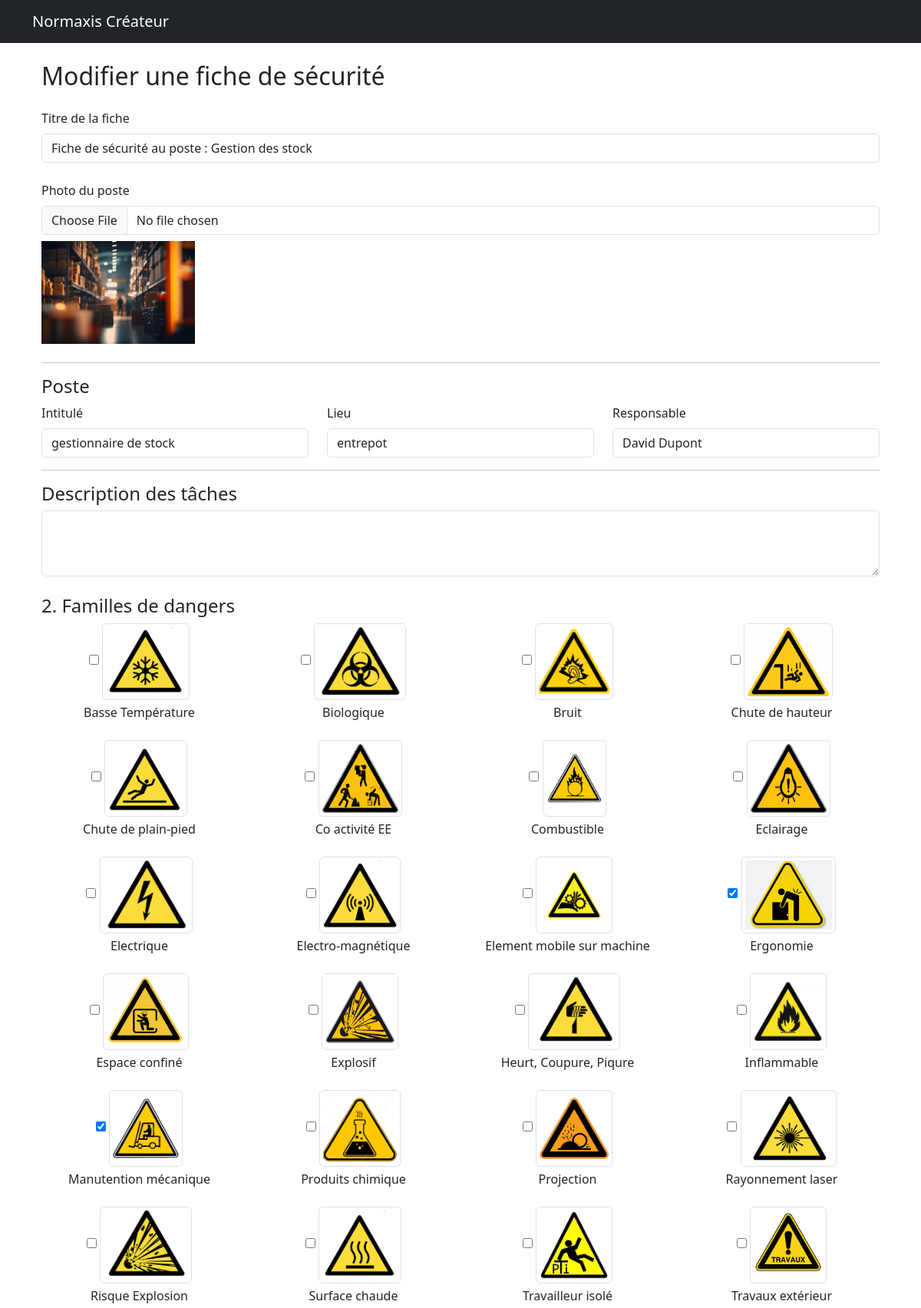
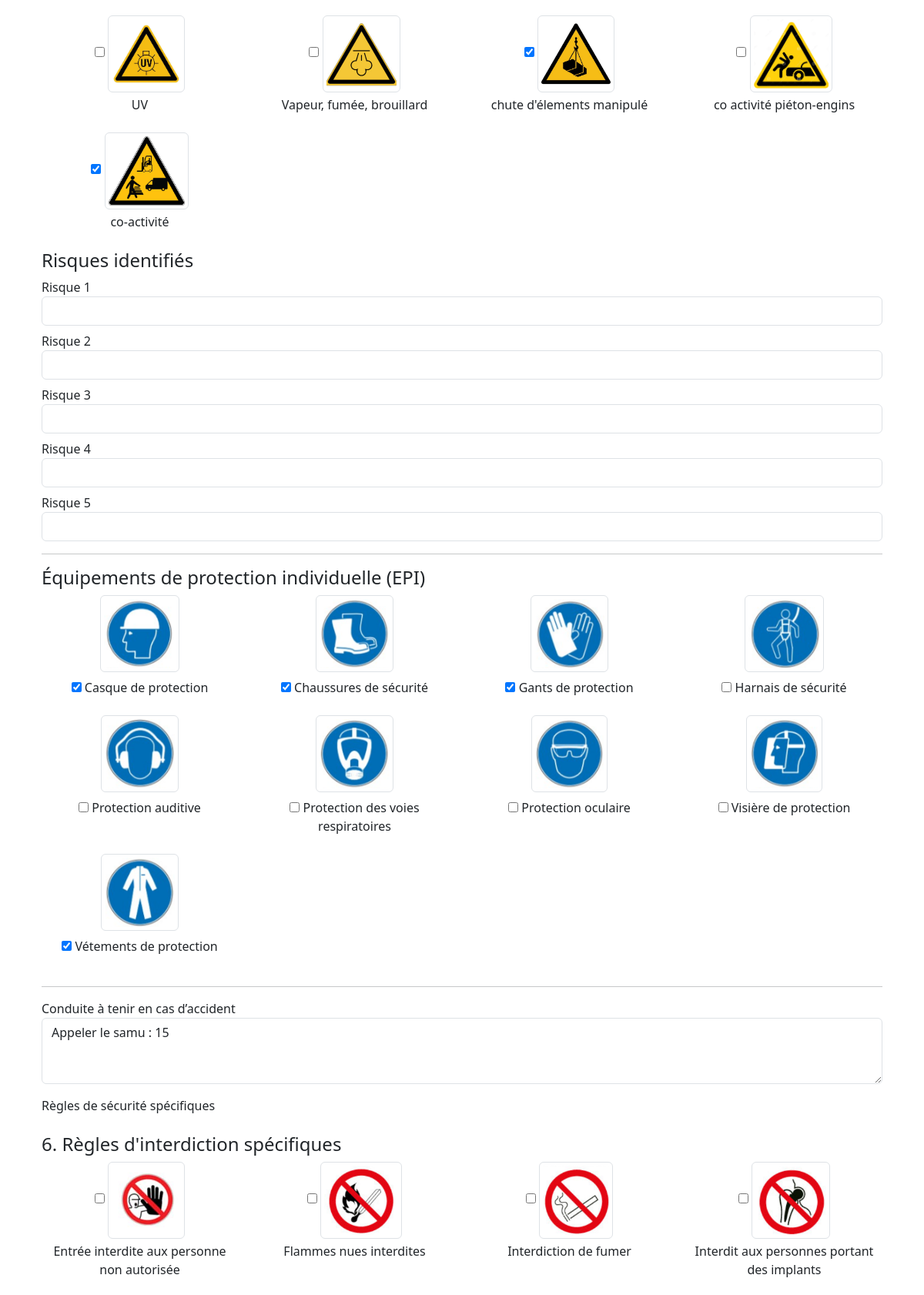
The app's page /fsp/1/modifier (signed in, upper part) with its own data (2 pictures, top to bottom).
### models.py (models this page shows)
class FicheSecurite(db.Model):
    id = db.Column(db.Integer, primary_key=True)
    titre = db.Column(db.String(260), nullable=False)
    contenu = db.Column(db.Text)
    user_id = db.Column(db.Integer, db.ForeignKey('user.id'))
    date_creation = db.Column(db.DateTime, default=datetime.utcnow)
    date_mise_a_jour = db.Column(db.DateTime, default=datetime.utcnow, onupdate=datetime.utcnow)
    photo_poste = db.Column(db.String(255))
    user = db.relationship('User', backref='fiches_securite')
    fds_associees = db.relationship('FicheDonneesSecurite',
        secondary=association_fsp_fds,
        backref='fiches_securite_poste')

### app.py (the view, shortened to what this page needs)
@app.route('/fsp/<int:fiche_id>/modifier', methods=['GET', 'POST'])
@login_required
def modifier_fiche_securite(fiche_id):
    fiche = FicheSecurite.query.get_or_404(fiche_id)
    if fiche.user_id != current_user.id:
        flash("Accès refusé.", "danger")
        return redirect(url_for('fiche_securite_liste'))
    import os
    from bs4 import BeautifulSoup
    from urllib.parse import unquote
    img_epi_path = os.path.join(app.static_folder, 'img_EPI')
    epis_disponibles = sorted([f for f in os.listdir(img_epi_path) if f.endswith('.png')])
    img_danger_path = os.path.join(app.static_folder, 'img_dangers')
    dangers_disponibles = sorted([f for f in os.listdir(img_danger_path) if f.lower().endswith(('.png', '.jpg', '.jpeg', '.webp'))])
    img_interdiction_path = os.path.join(app.static_folder, 'img_interdictions')
    interdictions_disponibles = sorted([f for f in os.listdir(img_interdiction_path) if f.lower().endswith(('.png', '.jpg', '.jpeg', '.webp'))])
    fds_disponibles = FicheDonneesSecurite.query.filter_by(user_id=current_user.id).order_by(FicheDonneesSecurite.nom_produit).all()
    soup = BeautifulSoup(fiche.contenu, 'html.parser')
    def extract_text(soup, label):
        for p in soup.find_all('p'):
            if label in p.get_text():
                return p.get_text().replace(label, '').strip()
        return ''
    fiche.poste_nom = extract_text(soup, 'Intitulé :')
    fiche.poste_lieu = extract_text(soup, 'Lieu :')
    fiche.poste_responsable = extract_text(soup, 'Responsable :')
    taches_section = soup.find('div', class_='section-title', string='2. Description des tâches')
    fiche.taches = ''
    if taches_section:
        ul = taches_section.find_next_sibling('ul')
        if ul:
            fiche.taches = ', '.join(li.get_text(strip=True) for li in ul.find_all('li'))
    fiche.risques = [div.get_text().replace('Description :', '').strip()
                     for div in soup.find_all('div', class_='alert alert-warning')]
    fiche.epis = []
    fiche.dangers = []
    fiche.interdictions = []
    for img in soup.find_all('img', src=True):
        src = unquote(img['src'])
        if '/static/img_EPI/' in src:
            fiche.epis.append(src.split('/img_EPI/')[-1])
        if '/static/img_dangers/' in src:
            fiche.dangers.append(src.split('/img_dangers/')[-1])
        if '/static/img_interdictions/' in src:
            fiche.interdictions.append(src.split('/img_interdictions/')[-1])
    acc_section = soup.find('div', class_='section-title', string='5. Conduite à tenir en cas d’accident')
    fiche.accident = acc_section.find_next_sibling('p').get_text() if acc_section else ''
    reg_section = soup.find('div', class_='section-title', string='6. Règles de sécurité spécifiques')
    fiche.regles = reg_section.find_next_sibling('p').get_text() if reg_section else ''
    info_section = soup.find('div', class_='section-title', string='7. Informations réglementaires')
    fiche.infos_reglementaires = info_section.find_next_sibling('p').get_text() if info_section else ''
    return render_template("fiche_securite_form.html",
        fiche=fiche,
        epis_disponibles=epis_disponibles,
        dangers_disponibles=dangers_disponibles,
        interdictions_disponibles=interdictions_disponibles,
        fds_disponibles=fds_disponibles
    )

### app.py (called while the page is built)
@login_manager.user_loader
def load_user(user_id):
    return User.query.get(int(user_id))

### templates/fiche_securite_form.html (shortened to what this page needs)
{% extends "base.html" %}
{% block content %}
<div class="container mt-4">
  <h2 class="mb-4">{{ "Modifier" if fiche else "Créer" }} une fiche de sécurité</h2>
  <form method="POST" enctype="multipart/form-data">
    <div class="mb-4">
      <label for="titre" class="form-label">Titre de la fiche</label>
      <input type="text" name="titre" class="form-control" id="titre" required value="{{ fiche.titre if fiche else '' }}">
    </div>
    <div class="mb-4">
      <label class="form-label">Photo du poste</label>
      <input type="file" name="photo_poste" class="form-control">
      {% if fiche and fiche.photo_poste %}
        <img src="{{ url_for('static', filename='uploads/' ~ fiche.photo_poste) }}" class="mt-2" style="max-width: 200px;">
      {% endif %}
    </div>
    <hr>
    <h4>Poste</h4>
    <div class="row mb-3">
      <div class="col">
        <label class="form-label">Intitulé</label>
        <input type="text" name="poste_nom" class="form-control" required value="{{ fiche.poste_nom if fiche else '' }}">
      </div>
      <div class="col">
        <label class="form-label">Lieu</label>
        <input type="text" name="poste_lieu" class="form-control" required value="{{ fiche.poste_lieu if fiche else '' }}">
      </div>
      <div class="col">
        <label class="form-label">Responsable</label>
        <input type="text" name="poste_responsable" class="form-control" value="{{ fiche.poste_responsable if fiche else '' }}">
      </div>
    </div>
    <hr>
    <h4>Description des tâches</h4>
    <textarea name="taches" class="form-control mb-3" rows="3">{{ fiche.taches if fiche else '' }}</textarea>
    <h4 class="mt-4">2. Familles de dangers</h4>
<div class="row">
    {% for danger in dangers_disponibles %}
    <div class="col-md-3 text-center mb-4">
        <label>
            <input type="checkbox" name="dangers" value="{{ danger }}"
                   {% if fiche and fiche.dangers and danger in fiche.dangers %}checked{% endif %}>
            <img src="{{ url_for('static', filename='img_dangers/' + danger) }}"
                 alt="{{ danger }}"
                 class="img-thumbnail"
                 style="max-height: 100px;">
            <div class="mt-1">{{ danger.rsplit('.', 1)[0].replace('_', ' ') }}</div>
        </label>
    </div>
    {% endfor %}
</div>
    <h4>Risques identifiés</h4>
    {% for i in range(5) %}
      <div class="mb-2">
        <label>Risque {{ i + 1 }}</label>
        <input type="text" name="risque_desc_{{ i }}" class="form-control"
               value="{{ fiche.risques[i] if fiche and fiche.risques and fiche.risques|length > i else '' }}">
      </div>
    {% endfor %}
    <hr>
    <h4>Équipements de protection individuelle (EPI)</h4>
    <div class="row">
      {% set selected_epis = fiche.epis if fiche and fiche.epis else [] %}
      {% for filename in epis_disponibles %}
        <div class="col-md-3 text-center mb-4">
          <label>
            <img src="{{ url_for('static', filename='img_EPI/' ~ filename) }}"
                 alt="{{ filename }}"
                 class="img-thumbnail mb-2"
                 style="max-height: 100px;">
            <br>
            <input type="checkbox"
                   name="epis"
                   value="{{ filename }}"
                   {% if filename in selected_epis %}checked{% endif %}>
            {{ filename.replace('.png', '') }}
          </label>
        </div>
      {% endfor %}
    </div>
    <hr>
    <div class="mb-3">
      <label>Conduite à tenir en cas d’accident</label>
      <textarea name="accident" class="form-control" rows="3">{{ fiche.accident if fiche else '' }}</textarea>
    </div>
    <div class="mb-3">
      <label>Règles de sécurité spécifiques</label>
	<h4 class="mt-4">6. Règles d'interdiction spécifiques</h4>
<div class="row">
    {% for interdiction in interdictions_disponibles %}
    <div class="col-md-3 text-center mb-4">
        <label>
            <input type="checkbox" name="interdictions" value="{{ interdiction }}"
                   {% if fiche and fiche.interdictions and interdiction in fiche.interdictions %}checked{% endif %}>
            <img src="{{ url_for('static', filename='img_interdictions/' + interdiction) }}"
                 alt="{{ interdiction }}"
                 class="img-thumbnail"
                 style="max-height: 100px;">
            <div class="mt-1">{{ interdiction.rsplit('.', 1)[0].replace('_', ' ') }}</div>
        </label>
    </div>
    {% endfor %}
</div>
    </div>
  </form>
</div>
{% endblock %}

### records on screen
FicheSecurite: titre "Fiche de sécurité au poste : Gestion des stock", photo_poste (picture)

### other values on screen
{{ "Modifier" if fiche else "Créer" }} "Modifier"
{{ danger.rsplit('.', 1)[0].replace('_', ' ') }} "Basse Température" "Biologique" "Bruit" "Chute de hauteur" "Chute de plain-pied" "Co activité EE" "Combustible" "Eclairage" "Electrique" "Electro-magnétique" "Element mobile sur machine" "Ergonomie" "Espace confiné" "Explosif" "Heurt, Coupure, Piqure" "Inflammable" "Manutention mécanique" "Produits chimique" "Projection" "Rayonnement laser" "Risque Explosion" "Surface chaude" "Travailleur isolé" "Travaux extérieur" "UV" "Vapeur, fumée, brouillard" "chute d'élements manipulé" "co activité piéton-engins" "co-activité"
{{ i + 1 }} "1" "2" "3" "4" "5"
{{ filename.replace('.png', '') }} "Casque de protection" "Chaussures de sécurité" "Gants de protection" "Harnais de sécurité" "Protection auditive" "Protection des voies respiratoires" "Protection oculaire" "Visière de protection" "Vétements de protection"
{{ interdiction.rsplit('.', 1)[0].replace('_', ' ') }} "Entrée interdite aux personne non autorisée" "Flammes nues interdites" "Interdiction de fumer" "Interdit aux personnes portant des implants"
